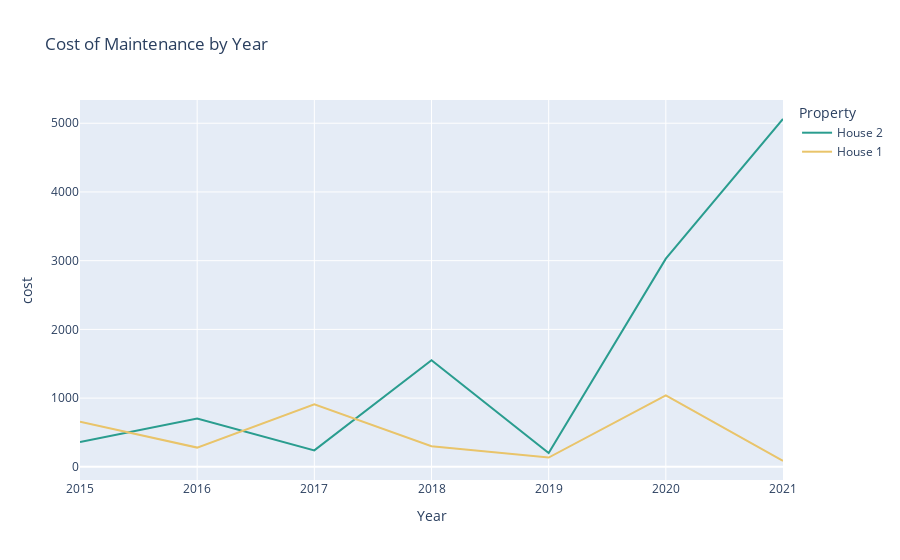

The notebook cell this image was saved under:
### Code cell
fig = px.line(maintenance_cost, x="Year", y="cost", color="Property", title="Cost of Maintenance by Year", color_discrete_map={
        'House 2': '#2a9d8f',
        'House 1': '#e9c46a'
    })
fig

### Figure 1 — Plotly figure (JSON) as saved in the notebook; plotly's stock layout.template omitted (floating-point values rounded to 4 significant figures)
{"data": [{"hovertemplate": "Property=House 2<br>Year=%{x}<br>cost=%{y}<extra></extra>", "legendgroup": "House 2", "line": {"color": "#2a9d8f", "dash": "solid"}, "marker": {"symbol": "circle"}, "mode": "lines", "name": "House 2", "orientation": "v", "showlegend": true, "type": "scatter", "x": [2015, 2016, 2017, 2018, 2019, 2020, 2021], "xaxis": "x", "y": [360, 704, 240, 1550.0, 200, 3029.0, 5062.0], "yaxis": "y"}, {"hovertemplate": "Property=House 1<br>Year=%{x}<br>cost=%{y}<extra></extra>", "legendgroup": "House 1", "line": {"color": "#e9c46a", "dash": "solid"}, "marker": {"symbol": "circle"}, "mode": "lines", "name": "House 1", "orientation": "v", "showlegend": true, "type": "scatter", "x": [2015, 2016, 2017, 2018, 2019, 2020, 2021], "xaxis": "x", "y": [657, 280, 910.0, 300, 135, 1040, 85], "yaxis": "y"}], "layout": {"legend": {"title": {"text": "Property"}, "tracegroupgap": 0}, "title": {"text": "Cost of Maintenance by Year"}, "xaxis": {"anchor": "y", "domain": [0, 1], "title": {"text": "Year"}}, "yaxis": {"anchor": "x", "domain": [0, 1], "title": {"text": "cost"}}}}
